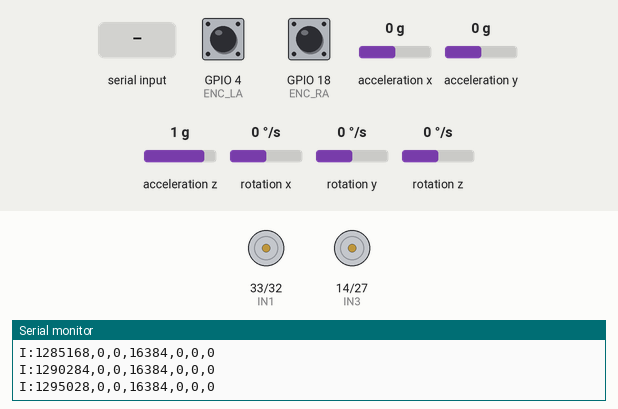
This program was run on a simulated ESP32. On the bench: motor-driver pin pairs drawn as motors (green arrow = first pin HIGH = forward, orange = second pin HIGH = backward, longer = more drive, scaled by the enable pin), the last lines printed to the serial monitor. Wiring (inferred from the names in the program): MPU-9250 motion sensor at I2C address 0x68. The inputs (shaded band) are chosen by the test bench; at power-on: GPIO 4 (ENC_LA) HIGH, GPIO 18 (ENC_RA) HIGH, acceleration x 0 g, acceleration y 0 g, acceleration z 1 g, rotation x 0 °/s, rotation y 0 °/s, rotation z 0 °/s.

Above: at 1.3 s.
1.4 s: "V:90\n" received over Serial
At 1.8 s:
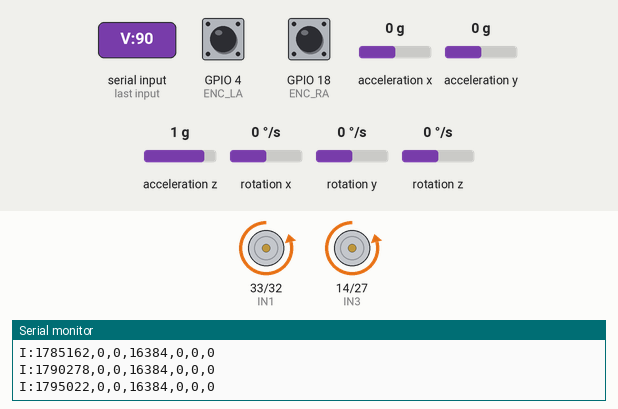
3.4 s: "V:,45\n" received over Serial
At 3.8 s:
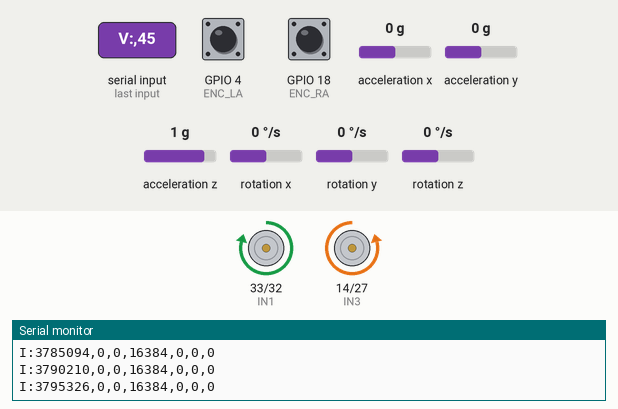
Timing chart, 0 to 6.4 s (numbered marks = the images above; inputs shaded):
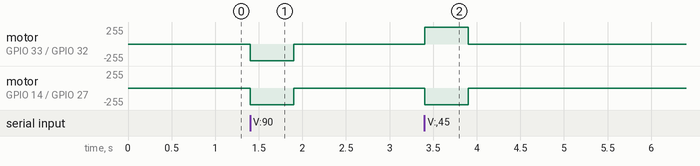

Measured:
- after the input at 1.4 s, motor on GPIO 33 (IN1) / GPIO 32 (IN2), motor on GPIO 14 (IN3) / GPIO 27 (IN4): stopped → backward 249/255 at once, → stopped 0.50 s later
- after the input at 3.4 s, motor on GPIO 33 (IN1) / GPIO 32 (IN2): stopped → forward 249/255 at once, → stopped 0.50 s later; motor on GPIO 14 (IN3) / GPIO 27 (IN4): stopped → backward 249/255 at once, → stopped 0.50 s later

The program:

main.cpp
```cpp
#include <Arduino.h>
#include <Wire.h>

#define ENA 25
#define IN1 33
#define IN2 32
#define ENB 26
#define IN3 14
#define IN4 27

// Encoder pins, corrected 2026-11-11. These were transposed: driving the LEFT
// wheel alone moved the counter labelled "right" and vice versa, so odometry
// was attributing each wheel's motion to the other one. Measured by commanding
// one wheel at a time and watching which counter changed.
#define ENC_LA 4
#define ENC_LB 13
#define ENC_RA 18
#define ENC_RB 19

// Sign conventions, all measured on the bench rather than assumed.
//
// Target: a positive linear command drives the robot FORWARD, and both encoder
// counts increase. Before these flags, a forward command drove the robot
// BACKWARD with both wheels consistent, so both motors needed inverting; and
// with the encoder pins corrected, the left wheel counts down when rolling
// forward, so that one needs inverting too.
//
// If a drivetrain is rewired, re-derive these the same way: command one wheel,
// watch which counter moves and in which direction.
#define INVERT_LEFT_MOTOR    true
#define INVERT_RIGHT_MOTOR   true
#define INVERT_LEFT_ENCODER  true
#define INVERT_RIGHT_ENCODER false

// Physical track: owner confirmed 15 inches centre-to-centre, 2026-11-13.
// This command-kinematics value is distinct from effective ROS odometry width.
#define WHEEL_SEPARATION 0.381
#define MAX_PWM 250

// Below MIN_PWM the geared motors stall and buzz instead of turning, so any
// nonzero command smaller than this gets bumped up to it. Commands under
// MIN_VEL are treated as a genuine stop.
//
// Measured on the bench 2026-11-11 by ramping velocity and watching encoders:
//   PWM  41- 83  neither wheel moves
//   PWM  99       jitter only (+/-2 ticks)
//   PWM 124       LEFT breaks away, right does not
//   PWM 149       BOTH wheels turn reliably
// The two motors differ slightly; 150 covers the stiffer (right) one.
//
// Consequence worth knowing: minimum achievable speed is 150/833 = 0.18 m/s.
// There is no usable slower range open-loop, so a differential command whose
// INNER wheel falls below that will stall the inner wheel - gentle arcs are
// not achievable, only straight runs and in-place turns. Closing the loop
// (PI, as in archive/buddy_motor_controller.ino) is what would buy back the
// low-speed range, because the integrator winds up until the wheel breaks free.
#define MIN_PWM 150
#define MIN_VEL 0.005

volatile long leftTicks = 0;
volatile long rightTicks = 0;

float leftVel = 0.0;
float rightVel = 0.0;
// Last echoed command, so we only report changes (the host resends at 10 Hz
// to feed the watchdog; echoing every resend would flood the link).
float lastEchoL = 1e9;
float lastEchoR = 1e9;
unsigned long lastCmdTime = 0;
unsigned long lastPubTime = 0;
String buf = "";

void IRAM_ATTR leftISR() {
  int d = digitalRead(ENC_LB) ? 1 : -1;
  leftTicks += INVERT_LEFT_ENCODER ? -d : d;
}
void IRAM_ATTR rightISR() {
  int d = digitalRead(ENC_RB) ? 1 : -1;
  rightTicks += INVERT_RIGHT_ENCODER ? -d : d;
}

int velToPwm(float v) {
  if (fabs(v) < MIN_VEL) return 0;
  int p = (int)(v * 833.0);  // 250 / 0.3
  if (abs(p) < MIN_PWM) p = (v > 0) ? MIN_PWM : -MIN_PWM;
  return constrain(p, -MAX_PWM, MAX_PWM);
}

// Confirms a command was parsed, independent of whether the motors have
// power. Without this you cannot tell "command never arrived" from "motor
// rail is off" during bench bring-up.
void echoCmd() {
  if (fabs(leftVel - lastEchoL) < 1e-4 && fabs(rightVel - lastEchoR) < 1e-4) return;
  lastEchoL = leftVel; lastEchoR = rightVel;
  Serial.print("CMD:"); Serial.print(leftVel, 4);
  Serial.print(","); Serial.println(rightVel, 4);
}

void drive(float left, float right) {
  int lp = velToPwm(left);
  int rp = velToPwm(right);
  if (INVERT_LEFT_MOTOR)  lp = -lp;
  if (INVERT_RIGHT_MOTOR) rp = -rp;

  if (lp > 0) { digitalWrite(IN1, HIGH); digitalWrite(IN2, LOW); }
  else if (lp < 0) { digitalWrite(IN1, LOW); digitalWrite(IN2, HIGH); }
  else { digitalWrite(IN1, LOW); digitalWrite(IN2, LOW); }
  ledcWrite(0, abs(lp));

  if (rp > 0) { digitalWrite(IN3, HIGH); digitalWrite(IN4, LOW); }
  else if (rp < 0) { digitalWrite(IN3, LOW); digitalWrite(IN4, HIGH); }
  else { digitalWrite(IN3, LOW); digitalWrite(IN4, LOW); }
  ledcWrite(1, abs(rp));
}

// MPU-9250: SDA=21, SCL=22, AD0=GND (0x68). Sensor axes are
// robot +X forward, +Y left, +Z up. Raw samples preserve the device clock;
// the ROS bridge converts to SI and estimates gyro bias while stationary.
constexpr uint8_t IMU_ADDR = 0x68;
bool imuReady = false;
unsigned long lastImuTime = 0;

bool imuRead(uint8_t reg, uint8_t *data, size_t n) {
  Wire.beginTransmission(IMU_ADDR);
  Wire.write(reg);
  if (Wire.endTransmission(false) != 0) return false;
  if (Wire.requestFrom(IMU_ADDR, n) != n) return false;
  for (size_t i = 0; i < n; ++i) data[i] = Wire.read();
  return true;
}

bool imuWrite(uint8_t reg, uint8_t value) {
  Wire.beginTransmission(IMU_ADDR);
  Wire.write(reg); Wire.write(value);
  return Wire.endTransmission() == 0;
}

void initImu() {
  Wire.begin(21, 22, 400000);
  Wire.setTimeOut(10);  // disconnected IMU must not block motor watchdog
  uint8_t who = 0;
  if (!imuRead(0x75, &who, 1)) {
    Serial.println("IMU:NOT_FOUND at 0x68");
    return;
  }
  Serial.print("IMU:WHO_AM_I=0x"); Serial.println(who, HEX);
  // MPU-9250 / 9255 / 6500 share this accel/gyro register layout.
  // A 6500 identity does not establish that a magnetometer is present.
  if (who != 0x71 && who != 0x73 && who != 0x70) {
    Serial.println("IMU:UNSUPPORTED identity");
    return;
  }
  if (!imuWrite(0x6B, 0x80)) return;  // reset
  delay(100);
  imuReady = imuWrite(0x6B, 0x01) &&  // PLL, awake
             imuWrite(0x6C, 0x00) &&  // all accel/gyro axes enabled
             imuWrite(0x1A, 0x03) &&  // gyro DLPF: 41 Hz
             imuWrite(0x19, 19) &&    // 1 kHz / 20 = 50 Hz
             imuWrite(0x1B, 0x00) &&  // gyro +/-250 deg/s, 131 LSB/(deg/s)
             imuWrite(0x1C, 0x00) &&  // accel +/-2 g, 16384 LSB/g
             imuWrite(0x1D, 0x03);    // accel DLPF: 41 Hz
  Serial.println(imuReady ? "IMU:READY 50Hz" : "IMU:CONFIG_FAILED");
}

void publishImu() {
  if (!imuReady || millis() - lastImuTime < 5) return;
  lastImuTime = millis();
  uint8_t status = 0, data[14];
  if (!imuRead(0x3A, &status, 1) || !(status & 1)) return;
  if (!imuRead(0x3B, data, sizeof(data))) return;
  const uint32_t stamp = micros();
  // Skip the temperature word at byte 6. USB only: the ROS host uses USB.
  Serial.print("I:"); Serial.print(stamp);
  for (int offset : {0, 2, 4, 8, 10, 12}) {
    int16_t value = (int16_t)((uint16_t(data[offset]) << 8) | data[offset + 1]);
    Serial.print(','); Serial.print(value);
  }
  Serial.println();
}

void setup() {
  Serial.begin(115200);
  Serial2.begin(115200, SERIAL_8N1, 16, 17);

  pinMode(IN1, OUTPUT); pinMode(IN2, OUTPUT);
  pinMode(IN3, OUTPUT); pinMode(IN4, OUTPUT);
  ledcSetup(0, 5000, 8); ledcAttachPin(ENA, 0);
  ledcSetup(1, 5000, 8); ledcAttachPin(ENB, 1);

  pinMode(ENC_LA, INPUT_PULLUP); pinMode(ENC_LB, INPUT_PULLUP);
  pinMode(ENC_RA, INPUT_PULLUP); pinMode(ENC_RB, INPUT_PULLUP);
  attachInterrupt(digitalPinToInterrupt(ENC_LA), leftISR, RISING);
  attachInterrupt(digitalPinToInterrupt(ENC_RA), rightISR, RISING);

  drive(0, 0);
  initImu();
  Serial.println("Ready");
}

void loop() {
  // Read from both USB and UART
  while (Serial.available()) {
    char c = Serial.read();
    if (c == '\n') {
      if (buf.startsWith("V:")) {
        int ci = buf.indexOf(',', 2);
        float lin = buf.substring(2, ci).toFloat();
        float ang = buf.substring(ci + 1).toFloat();
        leftVel = lin - (ang * WHEEL_SEPARATION / 2.0);
        rightVel = lin + (ang * WHEEL_SEPARATION / 2.0);
        lastCmdTime = millis();
        echoCmd();
      }
      buf = "";
    } else buf += c;
  }
  while (Serial2.available()) {
    char c = Serial2.read();
    if (c == '\n') {
      if (buf.startsWith("V:")) {
        int ci = buf.indexOf(',', 2);
        float lin = buf.substring(2, ci).toFloat();
        float ang = buf.substring(ci + 1).toFloat();
        leftVel = lin - (ang * WHEEL_SEPARATION / 2.0);
        rightVel = lin + (ang * WHEEL_SEPARATION / 2.0);
        lastCmdTime = millis();
        echoCmd();
      }
      buf = "";
    } else buf += c;
  }

  // Timeout
  if (millis() - lastCmdTime > 500) {
    leftVel = 0; rightVel = 0;
  }

  drive(leftVel, rightVel);

  publishImu();

  // Publish encoders at 20Hz
  if (millis() - lastPubTime >= 50) {
    lastPubTime = millis();
    noInterrupts();
    long l = leftTicks, r = rightTicks;
    interrupts();
    String msg = "E:" + String(l) + "," + String(r) + "\n";
    Serial.print(msg);
    Serial2.print(msg);
  }
}
```
